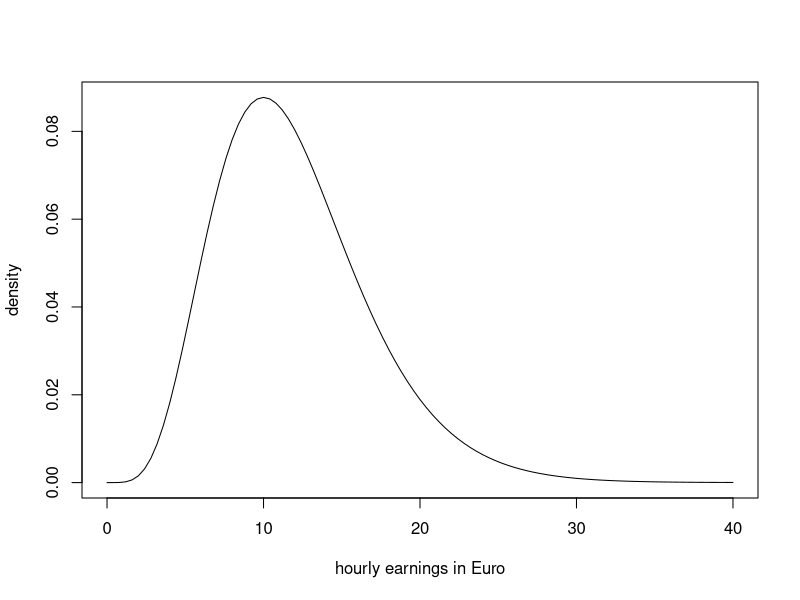
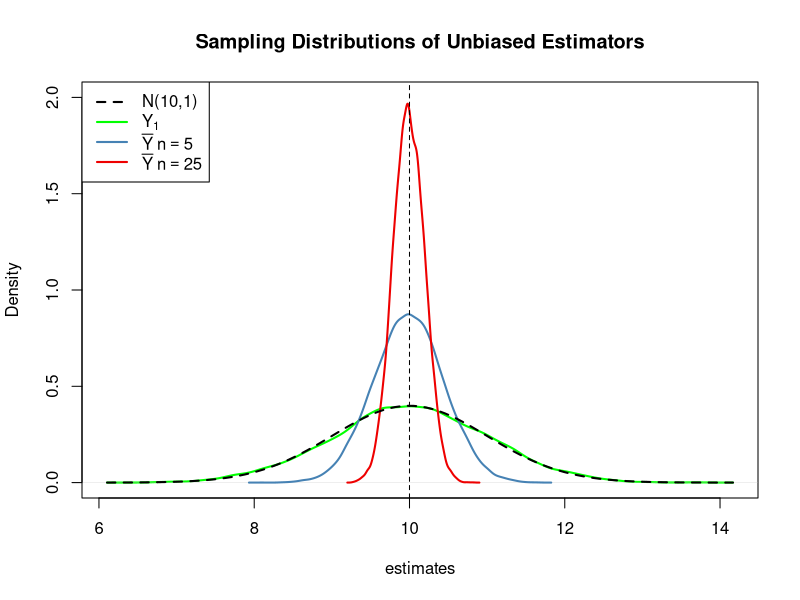
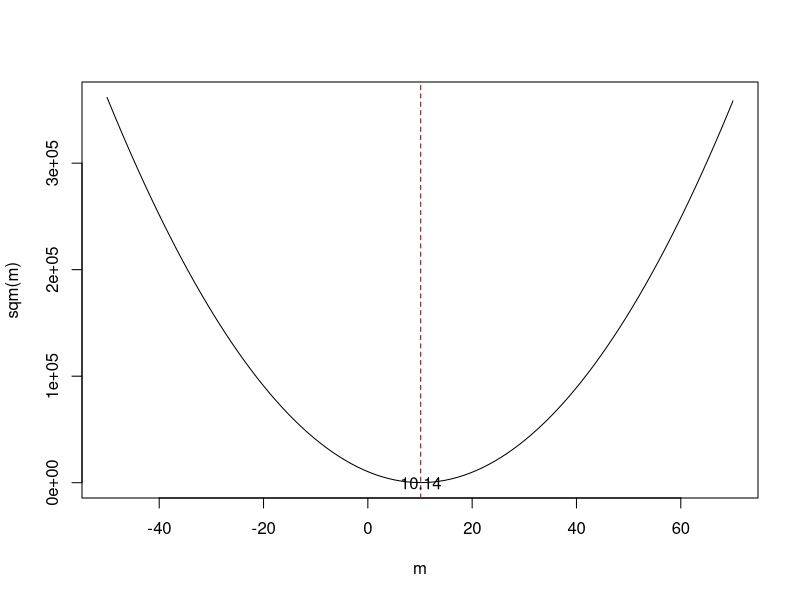
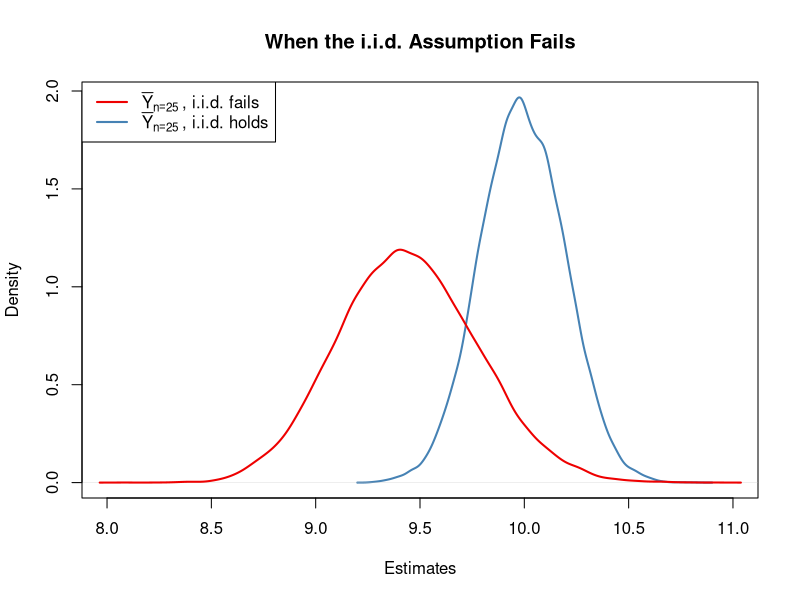

These charts were generated, in order, by the following R code:
library(dplyr)
library(MASS)
library(readxl)

# plot the chi_12^2 distribution
curve(dchisq(x, df=12), 
      from = 0, 
      to = 40, 
      ylab = "density", 
      xlab = "hourly earnings in Euro")

# set seed for reproducibility
set.seed(1)

# sample from the chi_12^2 distribution, keep only the first observation
rchisq(n = 100, df = 12)[1]

# generate a fictious population
pop <- rnorm(10000, 10, 1)

# sample from the population and estimate the mean
est1 <- replicate(expr = mean(sample(x = pop, size = 5)), n = 25000)

est2 <- replicate(expr = mean(sample(x = pop, size = 25)), n = 25000)

fo <- replicate(expr = sample(x = pop, size = 5)[1], n = 25000)

is.vector(est1)

is.vector(est2)

length(est1)

length(est2)

# plot density estimate Y_1
plot(density(fo), 
     col = 'green', 
     lwd = 2,
     ylim = c(0, 2),
     xlab = 'estimates',
     main = 'Sampling Distributions of Unbiased Estimators')

# add density estimate for the distribution of the sample mean with n=5 to the plot
lines(density(est1), 
      col = 'steelblue', 
      lwd = 2, 
      bty = 'l')

# add density estimate for the distribution of the sample mean with n=25 to the plot
lines(density(est2), 
      col = 'red2', 
      lwd = 2)

# add a vertical line at the true parameter
abline(v = 10, lty = 2)

# add N(10,1) density to the plot
curve(dnorm(x, mean = 10), 
      lwd = 2,
      lty = 2,
      add = T)

# add a legend
legend("topleft",
       legend = c("N(10,1)",
                  expression(Y[1]),
                  expression(bar(Y) ~ n == 5),
                  expression(bar(Y) ~ n == 25)
       ), 
       lty = c(2, 1, 1, 1), 
       col = c('black','green', 'steelblue', 'red2'),
       lwd = 2)

sqm <- function(m) {
  sum((y-m)^2)
}
sqm <- Vectorize(sqm)

# draw random sample and compute the mean
y <- rnorm(100, 10, 1)
mean(y)

# plot the objective function
curve(sqm(x), 
      from = -50, 
      to = 70,
      xlab = "m",
      ylab = "sqm(m)")

# add vertical line at mean(y)
abline(v = mean(y), 
       lty = 2, 
       col = "darkred")

# add annotation at mean(y)
text(x = mean(y), 
     y = 0, 
     labels = paste(round(mean(y), 2)))

mean(pop)


# simulate outcomes for the sample mean when the i.i.d. assumption fails
est3 <-  replicate(n = 25000, 
                   expr = mean(sample(x = sort(pop), 
                                      size = 10, 
                                      prob = c(rep(4, 2500), rep(1, 7500)))))

# compute the sample mean of the outcomes
mean(est3)

# sampling distribution of sample mean, i.i.d. holds, n=25
plot(density(est2), 
     col = 'steelblue',
     lwd = 2,
     xlim = c(8, 11),
     xlab = 'Estimates',
     main = 'When the i.i.d. Assumption Fails')

# sampling distribution of sample mean, i.i.d. fails, n=25
lines(density(est3),
      col = 'red2',
      lwd = 2)

# add a legend
legend("topleft",
       legend = c(expression(bar(Y)[n == 25]~", i.i.d. fails"),
                  expression(bar(Y)[n == 25]~", i.i.d. holds")
       ), 
       lty = c(1, 1), 
       col = c('red2', 'steelblue'),
       lwd = 2)
